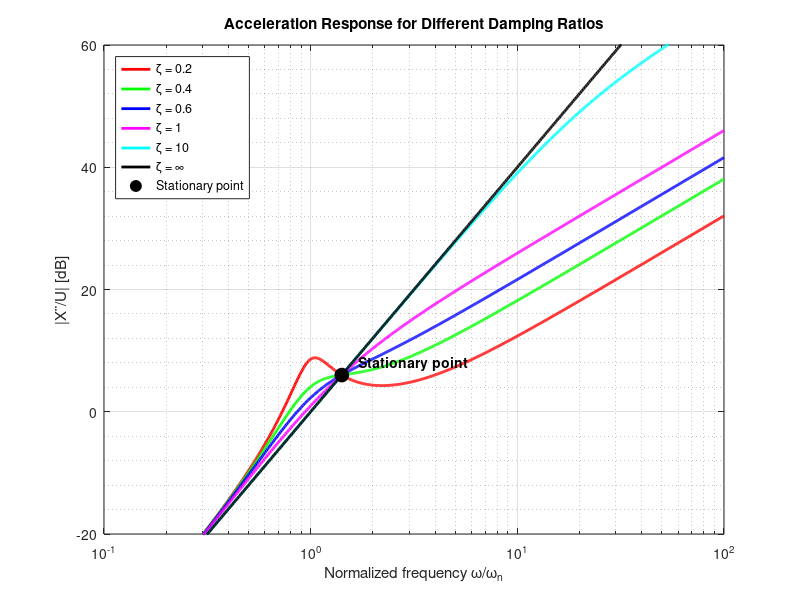

Source code (MATLAB): (Note: this script raises an error after producing the figure.)
clc
clear
close all
%%

% Define normalized frequency range (log scale)
w_wn = logspace(-1, 2, 1000); % 0.1 to 100

% Define different damping ratios
zeta = [0.2 0.4 0.6 1 10 inf]; % ζ values
line_styles = {'-', '-', '-', '-', '-', '-'}; % Line styles for each curve
colors = {'r', 'g', 'b', 'm', 'c', 'k'}; % Colors for each curve

% Create figure
figure('Position', [100 100 800 500])

% Plot for each damping ratio
for i = 1:length(zeta)
    if isinf(zeta(i))
        % For infinite damping
        mag_db = 20*log10(w_wn.^2); % Acceleration response for rigid body
    else
        % Calculate acceleration magnitude response
        % Multiply by (ω)² for acceleration
        num = w_wn.^2 .* sqrt((2*zeta(i)*w_wn).^2 + 1);
        den = sqrt((1-(w_wn).^2).^2 + (2*zeta(i)*w_wn).^2);
        mag_db = 20*log10(num./den);
    end
    
    % Plot with different colors and add legend entry
    semilogx(w_wn, mag_db, [colors{i} line_styles{i}], 'LineWidth', 2)
    hold on
end

% Add stationary point
% For acceleration, stationary point occurs at ω/ωₙ = √2
stationary_w_wn = sqrt(2);
% Calculate magnitude at stationary point
% At ω/ωₙ = √2, the magnitude is 2 (or 6 dB)
stationary_mag = 6; % 6 dB
plot(stationary_w_wn, stationary_mag, 'ko', 'MarkerFaceColor', 'k', 'MarkerSize', 10)
text(stationary_w_wn*1.2, stationary_mag+2, 'Stationary point', ...
    'FontSize', 10, 'FontWeight', 'bold')

% Configure plot
grid on
xlabel('Normalized frequency \omega/\omega_n')
ylabel('|X¨/U| [dB]')
title('Acceleration Response for Different Damping Ratios')

% Add legend
legend('\zeta = 0.2', '\zeta = 0.4', '\zeta = 0.6', '\zeta = 1', ...
    '\zeta = 10', '\zeta = \infty', 'Stationary point', ...
    'Location', 'northwest')

% Set axis limits
xlim([0.1 100])
ylim([-20 60])

% Add minor grid
grid minor
ax = gca;
ax.GridAlpha = 0.3;
ax.MinorGridAlpha = 0.15;

% Format grid for easier reading
ax.XScale = 'log';
ax.YGrid = 'on';
ax.XGrid = 'on';

% Add frequency ticks
xticks([0.1 0.2 0.5 1 2 5 10 20 50 100])
yticks(-20:10:60)

% Add annotation to explain stationary point
dim = [.15 .3 .3 .2];
str = {'Stationary Point:', ...
       'ω/ωₙ = √2', ...
       'Magnitude = 6 dB', ...
       'All damping ratios produce', ...
       'same acceleration response'};
annotation('textbox', dim, 'String', str, 'FitBoxToText', 'on', ...
    'BackgroundColor', 'white', 'EdgeColor', 'black');